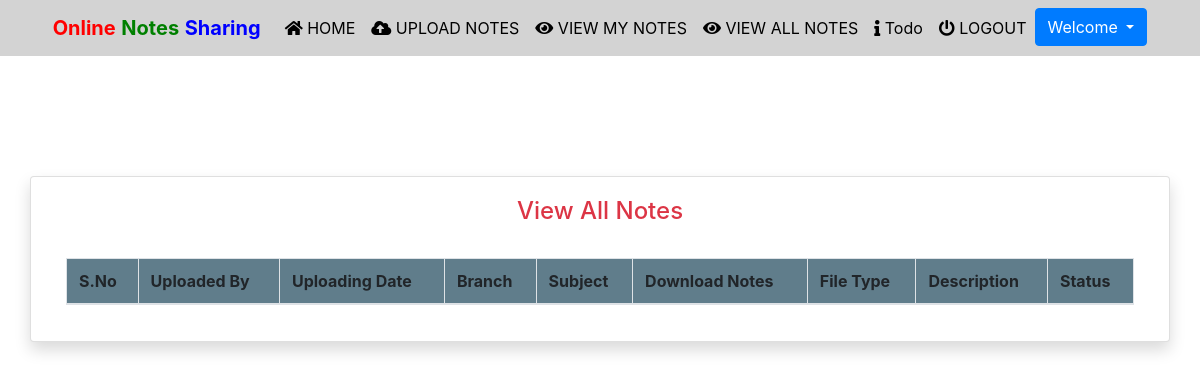
Page /viewallnotes (signed in) on the earlier database version.
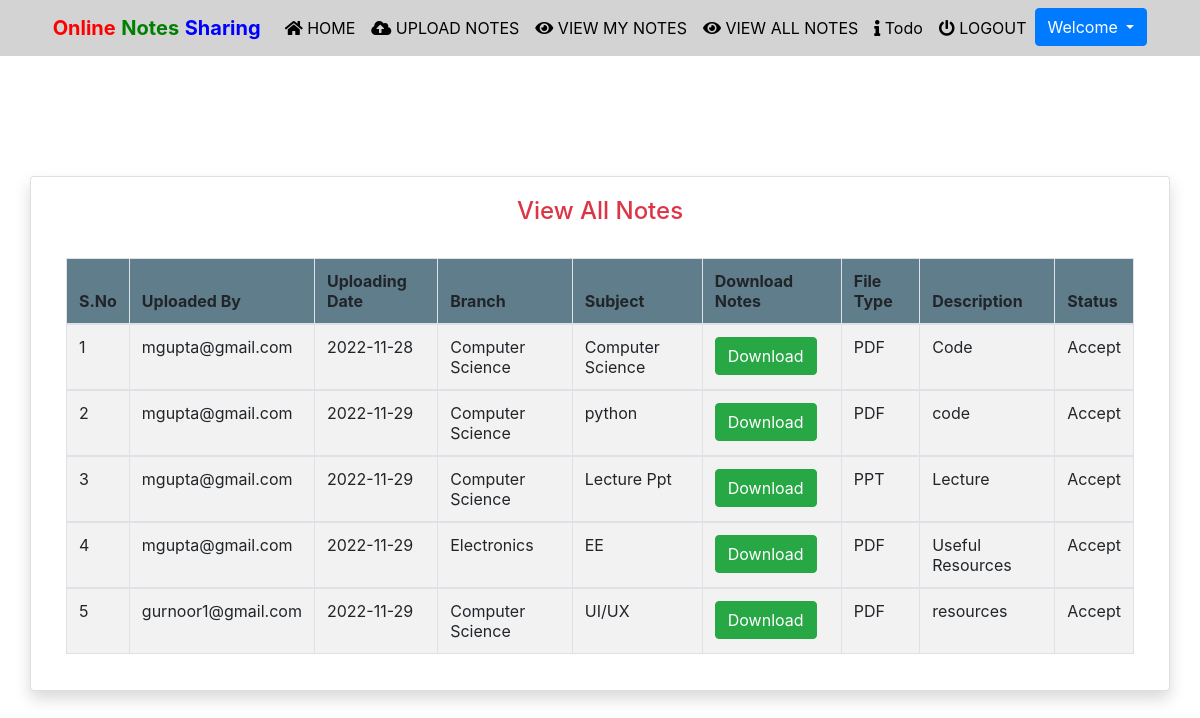
Same page on the later database version.
### notes/models.py (models this page shows, shortened)
class Notes(models.Model):
    user = models.ForeignKey(User,on_delete=models.CASCADE)
    uploadingdate = models.CharField(max_length=30)
    branch = models.CharField(max_length=30)
    subject = models.CharField(max_length=30)
    notesfile = models.FileField(null=True)
    filetype = models.CharField(max_length=30)
    description = models.CharField(max_length=200, null=True)
    status = models.CharField(max_length=15)

### notes/views.py (the view)
# urls.py: path('viewallnotes', viewallnotes, name='viewallnotes'),
def viewallnotes(request):
    if not request.user.is_authenticated:
        return redirect('login')
    notes = Notes.objects.filter(status='Accept')
    d = {'notes':notes}
    return render(request, 'viewallnotes.html',d)

### notes/templates/viewallnotes.html (shortened to what this page needs)
{% extends 'usernavigation.html'%}
{% load static %}
{% block body %}
<div class="container card shadow mt-5">
	<div class="card-body">
           <h4 class="text-center text-danger">View All Notes</h4>
			<br>
			<table id="example" class="table table-striped table-bordered" style="width:100%">
				<thead style="background-color : #607d8b;">
					<tr>
						<th>S.No</th>
						<th>Uploaded By</th>
						<th>Uploading Date</th>
						<th>Branch</th>
						<th>Subject</th>
						<th>Download Notes</th>
						<th>File Type</th>
						<th>Description</th>
						<th>Status</th>
					</tr>
					</thead>
				{% for i in notes %}
				<tbody>
				<tr>
                    <td>{{forloop.counter}}</td>
					<td>{{i.user.username}}</td>
					<td>{{i.uploadingdate}}</td>
					<td>{{i.branch}}</td>
					<td>{{i.subject}}</td>
					<td><a href="{{i.notesfile.url}}" class="btn btn-success" download>Download</a></td>
					<td>{{i.filetype}}</td>
					<td>{{i.description}}</td>
					<td>{{i.status}}</td>
                </tr>
				{% endfor %}
				</tbody>
			</table>
    </div>
</div>
{% endblock %}

Differences in the rows shown:
added Notes: user.username "mgupta@gmail.com", uploadingdate "2022-11-28", branch "Computer Science", subject "Computer Science", filetype "PDF", description "Code", status "Accept"
added Notes: user.username "mgupta@gmail.com", uploadingdate "2022-11-29", branch "Computer Science", subject "python", filetype "PDF", description "code", status "Accept"
added Notes: user.username "mgupta@gmail.com", uploadingdate "2022-11-29", branch "Computer Science", subject "Lecture Ppt", filetype "PPT", description "Lecture", status "Accept"
added Notes: user.username "mgupta@gmail.com", uploadingdate "2022-11-29", branch "Electronics", subject "EE", filetype "PDF", description "Useful Resources", status "Accept"
added Notes: user.username "gurnoor1@gmail.com", uploadingdate "2022-11-29", branch "Computer Science", subject "UI/UX", filetype "PDF", description "resources", status "Accept"
